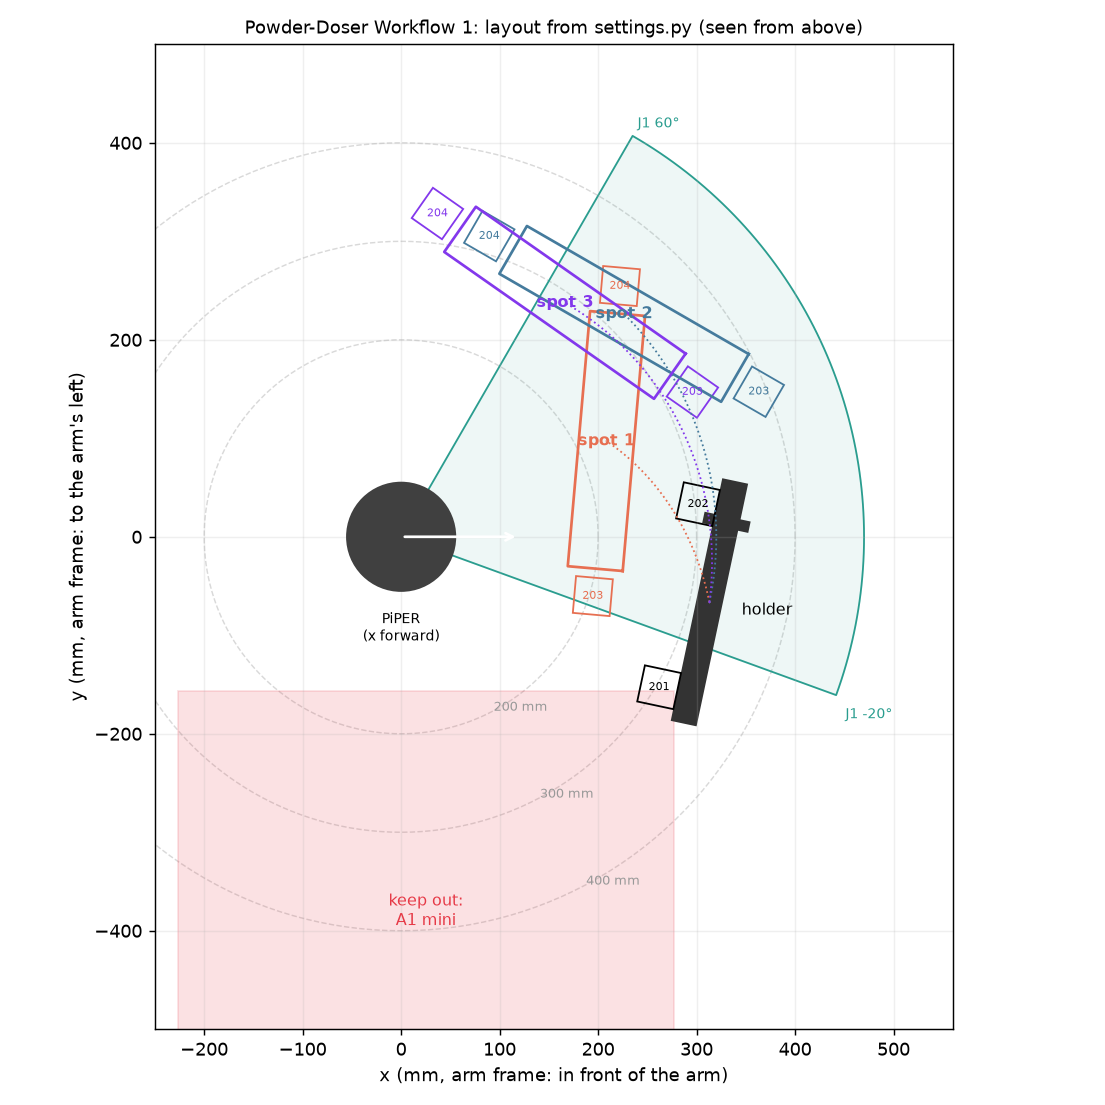

This figure's Python source:
#!/usr/bin/env python3
"""Check and draw the layout in settings.py, seen from above: the arm, J1's range, the keep-out
boxes, the holder (HOLDER_EXPECTED) and the box at each spot (SPOTS), with the gripper's path
for each. No arm, camera or Pi needed:

    python layout.py              # plans every spot, prints OK or why not, writes layout.png

Use it to choose where the holder and the three box spots go before putting them on the table.
Then auger_test.py finds where they really are with the tags.
"""
import math
import os
import sys

import kinematics as K
import settings as S
import vision as V
from auger_test import Plan, PlanError

HERE = os.path.dirname(os.path.abspath(__file__))


def rectangle(obj, length, width, dx=0.0):
    """Corners (closed) of a length x width rectangle centred dx along the object's x."""
    pts = [(dx - length / 2, -width / 2), (dx + length / 2, -width / 2),
           (dx + length / 2, width / 2), (dx - length / 2, width / 2), (dx - length / 2, -width / 2)]
    return [obj.to_arm((x, y, 0))[:2] for x, y in pts]


def plan_all(holder_z=60.0, box_z=3.0):
    """{spot: Plan or the reason there's none}, from the expected layout."""
    holder = V.Found(*S.HOLDER_EXPECTED[:2], holder_z, S.HOLDER_EXPECTED[2], [], 0.0)
    ready = K.UD.level([0.0, S.READY_LIFT_DEG, -S.READY_LIFT_DEG, S.J4_DEG, 24.0, S.PARK_J6_DEG])
    out = {}
    for spot, (x, y, yaw) in S.SPOTS.items():
        box = V.Found(x, y, box_z, yaw, [], 0.0)
        try:
            out[spot] = (Plan(holder, box, ready), box)
        except PlanError as e:
            out[spot] = (str(e), box)
    return holder, out


def draw(holder, plans, path):
    import matplotlib
    matplotlib.use("Agg")
    import matplotlib.pyplot as plt

    fig, ax = plt.subplots(figsize=(8.5, 8.5), dpi=130)
    # The arm: base, reach rings, J1's allowed range.
    for r in (200, 300, 400):
        t = [math.radians(a) for a in range(0, 361, 2)]
        ax.plot([r * math.cos(a) for a in t], [r * math.sin(a) for a in t], color="0.85",
                lw=0.8, ls="--", zorder=0)
        ax.text(r * math.cos(math.radians(-62)), r * math.sin(math.radians(-62)), f"{r} mm",
                color="0.6", fontsize=7)
    lo, hi = S.J1_RANGE_DEG
    wedge = [(0, 0)] + [(470 * math.cos(math.radians(a)), 470 * math.sin(math.radians(a)))
                        for a in range(int(lo), int(hi) + 1)] + [(0, 0)]
    ax.fill(*zip(*wedge), color="#2a9d8f", alpha=0.08, zorder=0)
    ax.plot(*zip(*wedge), color="#2a9d8f", lw=1, zorder=1)
    ax.text(480 * math.cos(math.radians(hi)), 480 * math.sin(math.radians(hi)),
            f"J1 {hi:g}°", color="#2a9d8f", fontsize=8)
    ax.text(480 * math.cos(math.radians(lo)), 480 * math.sin(math.radians(lo)) - 20,
            f"J1 {lo:g}°", color="#2a9d8f", fontsize=8)
    ax.add_patch(plt.Circle((0, 0), 55, color="0.25", zorder=3))
    ax.annotate("", (120, 0), (0, 0), arrowprops=dict(arrowstyle="->", color="white", lw=1.5),
                zorder=4)
    ax.text(0, -75, "PiPER\n(x forward)", ha="center", va="top", fontsize=8)
    # Keep-out boxes.
    for name, (x0, y0, _, x1, y1, _) in S.KEEP_OUT_BOXES.items():
        ax.add_patch(plt.Rectangle((x0, y0), x1 - x0, y1 - y0, color="#e63946", alpha=0.15))
        ax.text((x0 + x1) / 2, (y0 + y1) / 2, f"keep out:\n{name}", ha="center", va="center",
                color="#e63946", fontsize=9)
    # The holder: the auger (tube, and the gear at its outlet end) and its tags.
    ax.fill(*zip(*rectangle(holder, S.AUGER_LENGTH_MM, S.AUGER_TUBE_DIAMETER_MM)), color="0.2")
    ax.fill(*zip(*rectangle(holder, 10, S.AUGER_GEAR_DIAMETER_MM, S.AUGER_LENGTH_MM / 2 - 42)),
            color="0.2")
    for i, p in S.HOLDER_TAGS.items():
        tag(ax, holder, p, S.HOLDER_TAG_SIZE_MM, i)
    ax.text(*holder.to_arm((0, -60, 0))[:2], "holder", ha="center", fontsize=9)
    colours = ["#e76f51", "#457b9d", "#8338ec", "#2a9d8f"]
    for k, (spot, (plan, box)) in enumerate(plans.items()):
        c = colours[k % len(colours)]
        inside = rectangle(box, *S.BOX_INSIDE_MM)
        ax.plot(*zip(*inside), color=c, lw=1.5)
        for i, p in S.BOX_TAGS.items():
            tag(ax, box, p, S.BOX_TAG_SIZE_MM, i, c)
        ok = isinstance(plan, Plan)
        ax.text(*box.to_arm((0, 0, 0))[:2], f"spot {spot}" + ("" if ok else "\nNO PLAN"),
                ha="center", va="center", color=c, fontsize=9, weight="bold")
        if ok:
            moves = plan.down_slow + plan.pull + plan.lift + plan.swing + plan.lower_fast + \
                plan.lower_slow
            pts = [K.tcp(q) for q in moves]
            ax.plot([p[0] for p in pts], [p[1] for p in pts], color=c, lw=1, ls=":")
    ax.set_aspect("equal")
    ax.set_xlim(-250, 560)
    ax.set_ylim(-500, 500)
    ax.set_xlabel("x (mm, arm frame: in front of the arm)")
    ax.set_ylabel("y (mm, arm frame: to the arm's left)")
    ax.set_title("Powder-Doser Workflow 1: layout from settings.py (seen from above)", fontsize=10)
    ax.grid(alpha=0.2)
    fig.tight_layout()
    fig.savefig(path)
    plt.close(fig)


def tag(ax, obj, p, size, label, colour="black"):
    import matplotlib.pyplot as plt
    h = size * 10 / 16  # with its white border
    pts = [obj.to_arm((p[0] + x, p[1] + y, 0))[:2] for x, y in ((-h, -h), (h, -h), (h, h), (-h, h))]
    ax.add_patch(plt.Polygon(pts, closed=True, fill=False, edgecolor=colour, lw=1))
    ax.text(*obj.to_arm((p[0], p[1], 0))[:2], str(label), ha="center", va="center", fontsize=6,
            color=colour)


def main():
    holder, plans = plan_all()
    bad = 0
    for spot, (plan, box) in plans.items():
        if isinstance(plan, Plan):
            print(f"spot {spot}: OK\n{plan.summary()}")
        else:
            bad += 1
            print(f"spot {spot}: NO PLAN: {plan}")
    path = os.path.join(HERE, "layout.png")
    try:
        draw(holder, plans, path)
        print(f"drawn: {path}")
    except ImportError:
        print("(pip install matplotlib to draw layout.png)")
    return 1 if bad else 0


if __name__ == "__main__":
    sys.exit(main())
